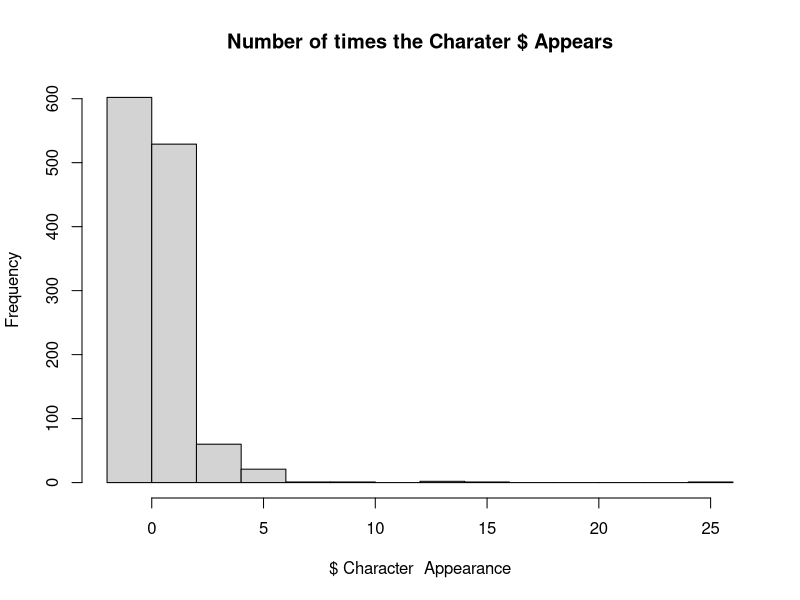
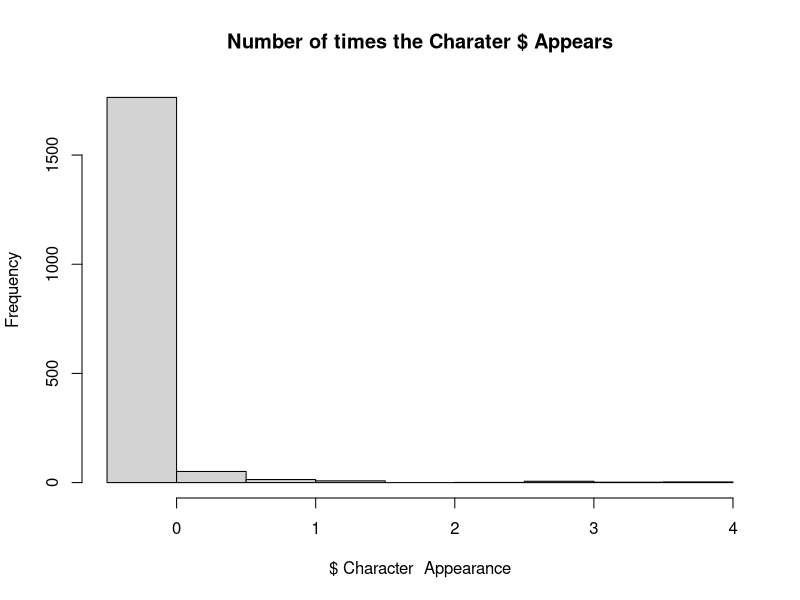
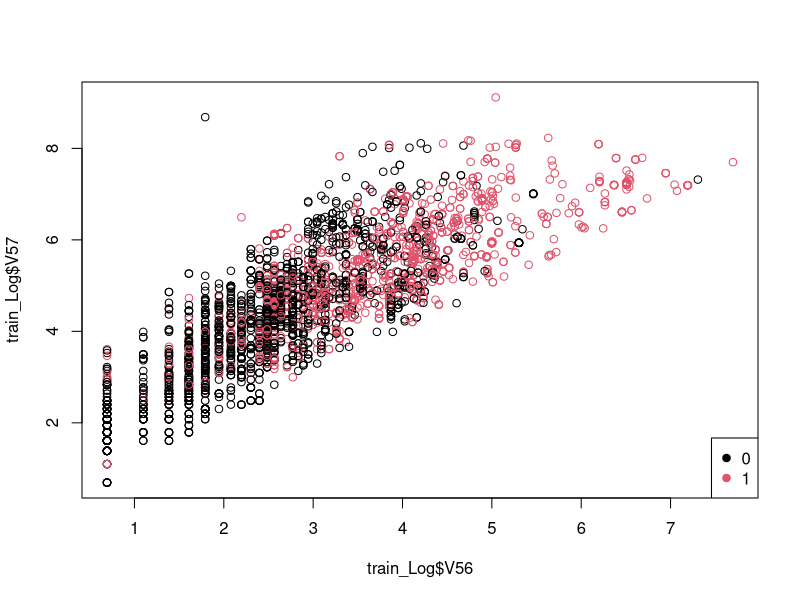

Recreate these plots in R, in order.
## ---- chunk 1
knitr::opts_chunk$set(echo = TRUE)
## ---- chunk 2
train = read.table("spam-train.txt",header=FALSE, sep=",")
head(train)
## ---- chunk 3
test = read.table("spam-test.txt",header=FALSE, sep=",")
head(test)
## ---- chunk 4
train_Standardized = data.frame(scale(train))
train_Standardized$V58 = train$V58
train_Standardized
## ---- chunk 5
test_Standardized = data.frame(scale(test))
test_Standardized$V58 = test$V58
head(test_Standardized)
## ---- chunk 6
spamStandTrain = train_Standardized[train_Standardized$V58 == 1,]
hist(spamStandTrain$V53,main="Number of times the Charater $ Appears", xlab="$ Character  Appearance")
## ---- chunk 7
NotspamStandTrain = train_Standardized[train_Standardized$V58 == 0,]
hist(NotspamStandTrain$V53,main="Number of times the Charater $ Appears", xlab="$ Character  Appearance")
## ---- chunk 8
train_Log = data.frame(log(train+1))
train_Log$V58 = train$V58
head(train_Log)
## ---- chunk 9
test_Log = data.frame(log(test+1))
test_Log$V58 = test$V58
head(test_Log)
## ---- chunk 10
plot(train_Log$V56, train_Log$V57, col=factor(train_Log$V58))
legend("bottomright",
       legend = levels(factor(train_Log$V58)),
       pch = 19,
       col = factor(levels(factor(train_Log$V58))))
## ---- chunk 11
train_Discretize = data.frame(train>0)
train_Discretize$V58 = train$V58
train_Discretize = train_Discretize*1
head(train_Discretize)
## ---- chunk 12
test_Discretize = data.frame(test>0)
test_Discretize$V58 = test$V58
test_Discretize = test_Discretize*1
head(test_Discretize)
